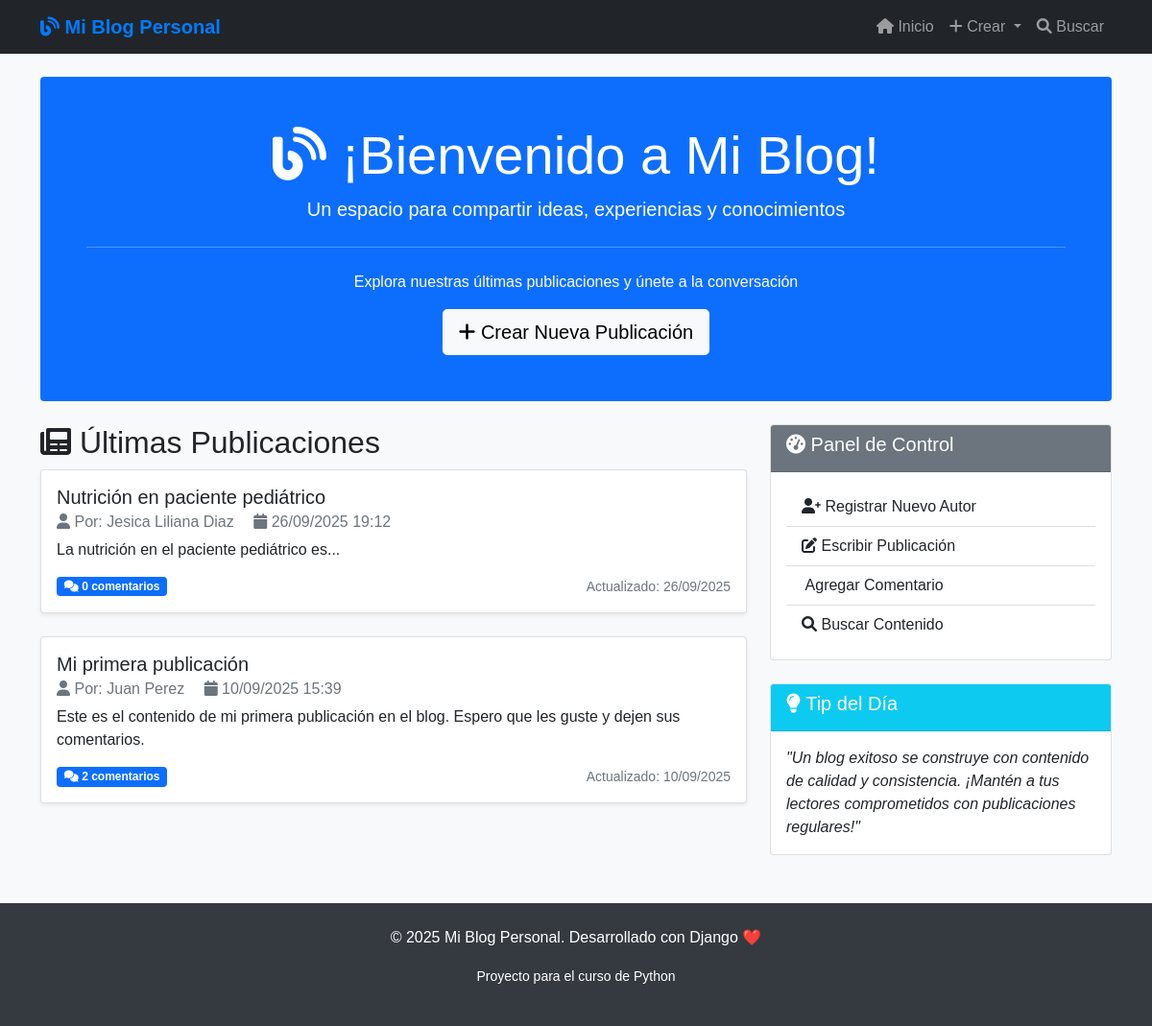
/blog/, run on an earlier commit of the app's database.
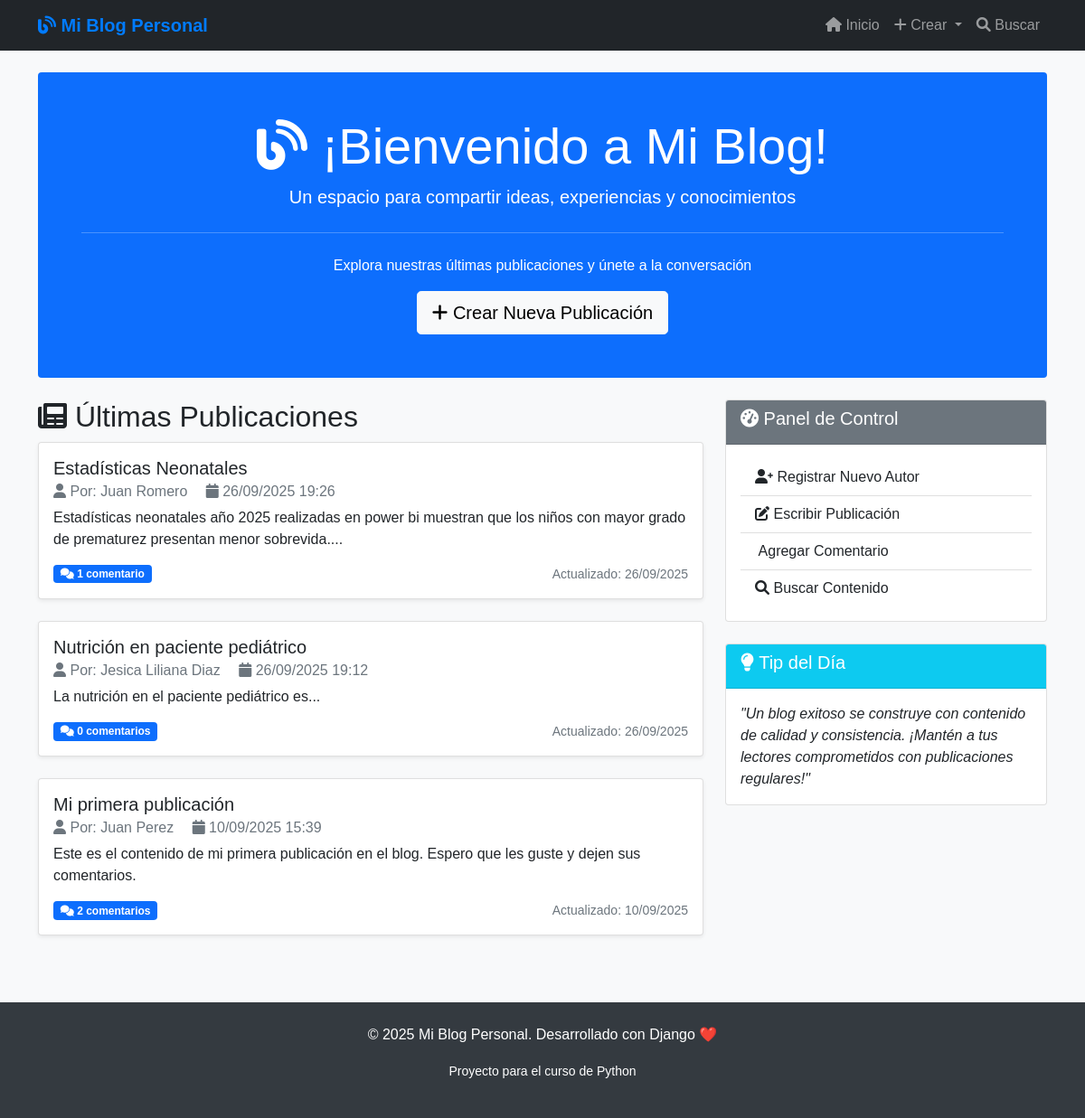
And on a later commit of the database.
### blog/models.py (models this page shows, shortened)
class Post(models.Model):
    titulo = models.CharField(max_length=200, verbose_name="Título")
    contenido = models.TextField(verbose_name="Contenido")
    autor = models.ForeignKey(Autor, on_delete=models.CASCADE, verbose_name="Autor")
    fecha_creacion = models.DateTimeField(auto_now_add=True, verbose_name="Fecha de Creación")
    fecha_actualizacion = models.DateTimeField(auto_now=True, verbose_name="Última Actualización")
    publicado = models.BooleanField(default=True, verbose_name="Publicado")
    class Meta:
        verbose_name = "Publicación"
        verbose_name_plural = "Publicaciones"
        ordering = ['-fecha_creacion']

class Autor(models.Model):
    nombre = models.CharField(max_length=100, verbose_name="Nombre")
    apellido = models.CharField(max_length=100, verbose_name="Apellido")
    email = models.EmailField(unique=True, verbose_name="Correo Electrónico")
    biografia = models.TextField(max_length=500, blank=True, verbose_name="Biografía")
    fecha_registro = models.DateTimeField(auto_now_add=True, verbose_name="Fecha de Registro")
    class Meta:
        verbose_name = "Autor"
        verbose_name_plural = "Autores"

### blog/views.py (the view)
# urls.py: path('', views.inicio, name='inicio'),  # DEBE SER 'inicio'
def inicio(request):
    posts = Post.objects.filter(publicado=True)[:5]  # Últimas 5 publicaciones
    return render(request, 'blog/inicio.html', {'posts': posts})

### blog/templates/blog/inicio.html (shortened to what this page needs)
{% extends 'blog/base.html' %}
{% block content %}
<div class="row">
    <div class="col-md-12">
        <div class="jumbotron bg-primary text-white p-5 rounded mb-4">
            <div class="text-center">
                <h1 class="display-4"><i class="fas fa-blog"></i> ¡Bienvenido a Mi Blog!</h1>
                <p class="lead">Un espacio para compartir ideas, experiencias y conocimientos</p>
                <hr class="my-4" style="border-color: white;">
                <p>Explora nuestras últimas publicaciones y únete a la conversación</p>
                <a class="btn btn-light btn-lg" href="{% url 'blog:crear_post' %}" role="button">
                    <i class="fas fa-plus"></i> Crear Nueva Publicación
                </a>
            </div>
        </div>
    </div>
</div>
<div class="row">
    <div class="col-md-8">
        <h2><i class="fas fa-newspaper"></i> Últimas Publicaciones</h2>
        {% if posts %}
            {% for post in posts %}
                <div class="card mb-4 shadow-sm">
                    <div class="card-body">
                        <h5 class="card-title">{{ post.titulo }}</h5>
                        <h6 class="card-subtitle mb-2 text-muted">
                            <i class="fas fa-user"></i> Por: {{ post.autor.nombre }} {{ post.autor.apellido }}
                            <span class="ms-3">
                                <i class="fas fa-calendar"></i> {{ post.fecha_creacion|date:"d/m/Y H:i" }}
                            </span>
                        </h6>
                        <p class="card-text">{{ post.contenido|truncatewords:30 }}</p>
                        <div class="d-flex justify-content-between align-items-center">
                            <span class="badge bg-primary">
                                <i class="fas fa-comments"></i> {{ post.comentarios.count }} comentario{{ post.comentarios.count|pluralize }}
                            </span>
                            <small class="text-muted">
                                {% if post.fecha_actualizacion != post.fecha_creacion %}
                                    Actualizado: {{ post.fecha_actualizacion|date:"d/m/Y" }}
                                {% endif %}
                            </small>
                        </div>
                    </div>
                </div>
            {% endfor %}
        {% endif %}
    </div>
    <div class="col-md-4">
        <div class="card">
            <div class="card-header bg-secondary text-white">
                <h5><i class="fas fa-tachometer-alt"></i> Panel de Control</h5>
            </div>
            <div class="card-body">
                <div class="list-group list-group-flush">
                    <a href="{% url 'blog:crear_autor' %}" class="list-group-item list-group-item-action">
                        <i class="fas fa-user-plus"></i> Registrar Nuevo Autor
                    </a>
                    <a href="{% url 'blog:crear_post' %}" class="list-group-item list-group-item-action">
                        <i class="fas fa-edit"></i> Escribir Publicación
                    </a>
                    <a href="{% url 'blog:crear_comentario' %}" class="list-group-item list-group-item-action">
                         Agregar Comentario
                    </a>
                    <a href="{% url 'blog:buscar_posts' %}" class="list-group-item list-group-item-action">
                        <i class="fas fa-search"></i> Buscar Contenido
                    </a>
                </div>
            </div>
        </div>
        <div class="card mt-4">
            <div class="card-header bg-info text-white">
                <h5><i class="fas fa-lightbulb"></i> Tip del Día</h5>
            </div>
            <div class="card-body">
                <p class="card-text">
                    <em>"Un blog exitoso se construye con contenido de calidad y consistencia.
                    ¡Mantén a tus lectores comprometidos con publicaciones regulares!"</em>
                </p>
            </div>
        </div>
    </div>
</div>
{% endblock %}

What changed in the data, as far as the page shows it:
added Post: titulo "Estadísticas Neonatales", autor.nombre "Juan", autor.apellido "Romero", fecha_creacion "26/09/2025 19:26", contenido "Estadísticas neonatales año 2025 realizadas en power bi muestran que los niños con mayor grado de prematurez presentan menor sobrevida....", comentarios.count "1", fecha_actualizacion "26/09/2025"
